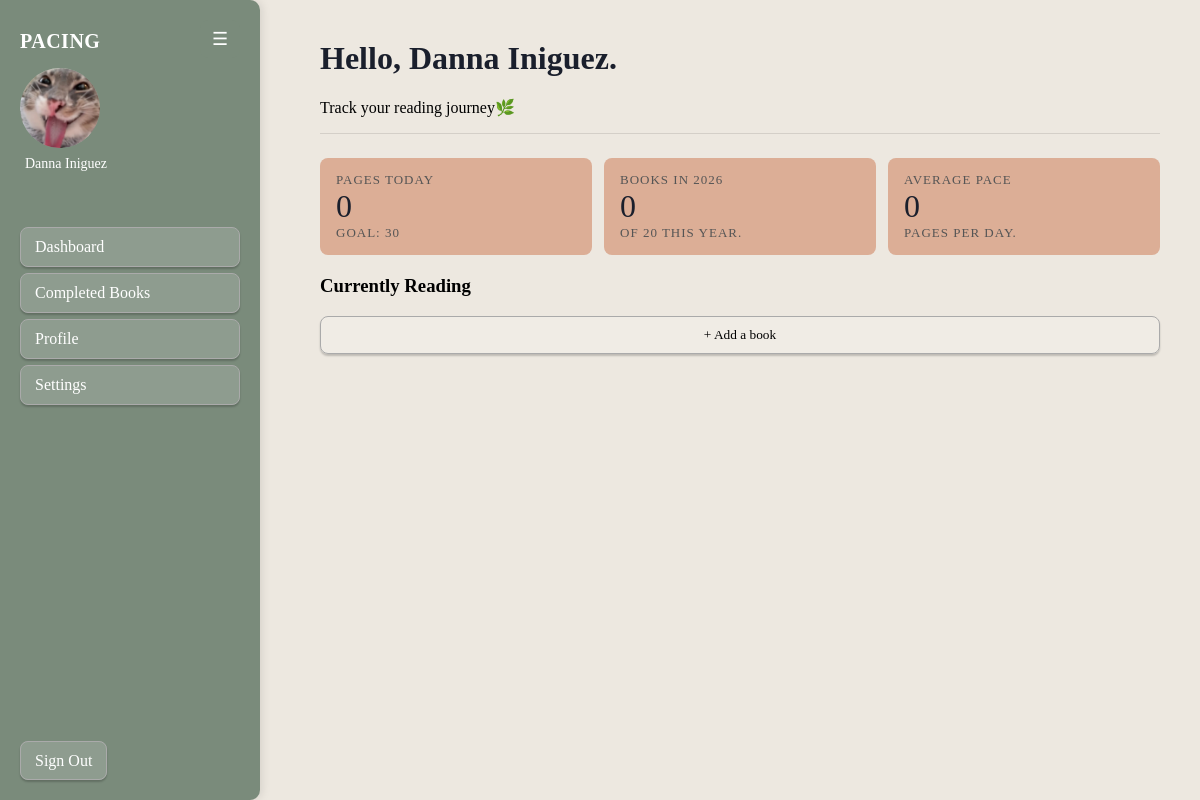
Page /dashboard (signed in) on the earlier database version.
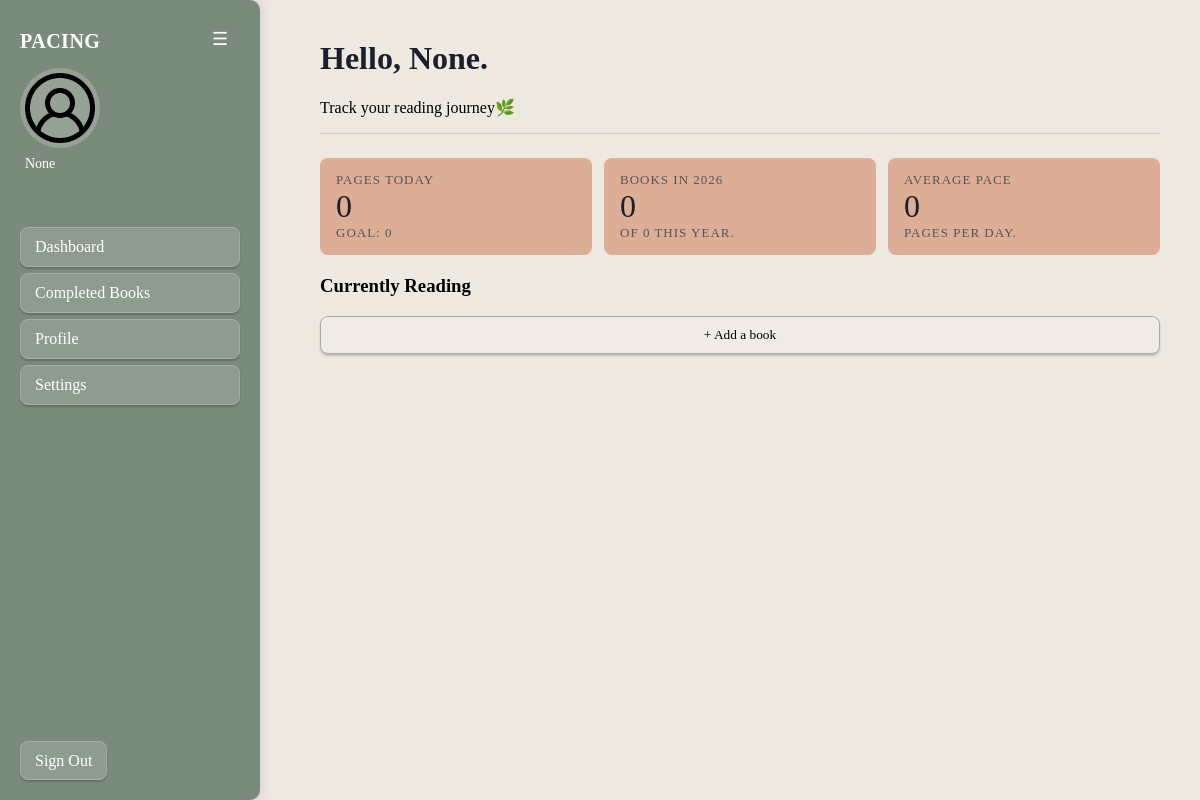
Same page on the later database version.
### app.py (models this page shows)
class User(db.Model,UserMixin):
     id = db.Column(db.Integer,primary_key = True)
     email = db.Column(db.String(200),unique=True, nullable = False)
     password = db.Column(db.String(200),nullable = False)
     books = db.relationship('Book',backref = 'owner',lazy = True)
     display_name = db.Column(db.String(100), nullable = True)
     favorite_genre = db.Column(db.String(100))
     daily_goal = db.Column(db.Integer, default = 0)
     yearly_goal = db.Column(db.Integer, default = 0)
     daily_pace = db.Column(db.Integer, default = 0)
     date_joined = db.Column(db.Date, default=date.today)
     pages_read_today = db.Column(db.Integer, default = 0)
     last_reset = db.Column(db.Date, default=None)
     profile_photo = db.Column(db.String(300),default = 'default.png')

### app.py (the view)
@app.route('/')
@app.route('/dashboard')
@login_required
def index():
     today = date.today()
     if current_user.last_reset != today:
         current_user.pages_read_today = 0
         current_user.last_reset = today
         db.session.commit()
     days_active = (date.today() - current_user.date_joined).days or 1
     total_pages = sum(book.current_page for book in current_user.books)
     average_pace = round(total_pages/days_active) if total_pages > 0 else 0
     books = Book.query.filter_by(finished = False, user_id= current_user.id).all()
     books_this_year = Book.query.filter(
          Book.date_completed >= datetime(2026,1,1)
    ).count()
     return render_template('dashboard.html',
                            books=books,
                            books_this_year = books_this_year,
                            average_pace=average_pace)

### app.py (called while the page is built)
@login_manager.user_loader
def load_user(user_id):
     return User.query.get(int(user_id))

### templates/dashboard.html (shortened to what this page needs)
{% extends 'base.html' %}
{% block content %}
<h1>Hello, {{ current_user.display_name }}.</h1>
<p>Track your reading journey🌿</p>
<hr>
<div class="stats-row">
    <div class="stat-card">
        <p class="stat-label">Pages today</p>
        <p class="stat-number">{{ current_user.pages_read_today }}</p>
        <p class="stat-label">GOAL: {{ current_user.daily_goal }}</p>
    </div>
    <div class="stat-card">
        <p class="stat-label">Books in 2026</p>
        <p class="stat-number">{{ books_this_year }}</p>
        <p class="stat-label">of {{ current_user.yearly_goal }} this year.</p>
    </div>
    <div class="stat-card">
        <p class="stat-label">Average pace</p>
        <p class="stat-number">{{ average_pace }}</p>
        <p class="stat-label">pages per day.</p>
    </div>
</div>
<h3 style="margin-top: 20px;">Currently Reading</h3>
<a href="/add_book_form"><button class="add-book-btn">+ Add a book</button></a>
{% endblock %}

### templates/base.html (shortened to what this page needs)
<!DOCTYPE html>
<html lang="en">
<head>
    <link rel="stylesheet" href="{{ url_for('static', filename='style.css') }}">
</head>
<body>
<button class="toggle-btn" onclick="toggleSidebar()">☰</button>
<aside class="sidebar">
    <h2>Pacing</h2>
    <div class="profile-section">
        <div class="profile-avatar">
            <img src="/uploads/{{ current_user.profile_photo }}"
            width="80"
            height="80"
            style="border-radius: 50%; object-fit: cover;">
        </div>
        <p style="margin-top: 8px;">{{ current_user.display_name }}</p>
    </div>
    <nav class="sidebar-menu">
        <a href="{{ url_for('index') }}" class="sidebar-btn" style="text-decoration: none;">Dashboard</a>
        <a href="{{ url_for('completed_books') }}" class="sidebar-btn" style="text-decoration: none;">Completed Books</a>
        <a href="{{ url_for('profile') }}" class="sidebar-btn" style="text-decoration: none;">Profile</a>
        <a href="{{ url_for('settings') }}" class="sidebar-btn" style="text-decoration: none;">Settings</a>
    </nav>
    <div class="sidebar-footer">
        <a href="{{ url_for('logout') }}" class="sidebar-btn" style="text-decoration: none;">Sign Out</a>
    </div>
</aside>
<main class="main-content">
    {% block content %}{% endblock %}
</main>
</body>
</html>

Differences in the rows shown:
changed User: profile_photo: picture removed, a placeholder shows; display_name "Danna Iniguez" → "None"; daily_goal "30" → "0"; yearly_goal "20" → "0"
